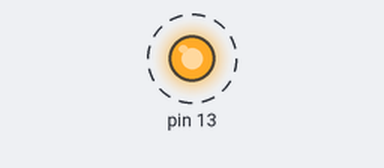
This sketch was run on a simulated Arduino Uno, built with avr-gcc and run on an emulated ATmega328P. On the bench: output pins drawn as LEDs (lit = HIGH). Dashed ring = blinking. What the sketch prints to the serial monitor is not drawn.

Above: at 0.2 s.
Timing chart, 0 to 3.0 s (numbered marks = the images above):
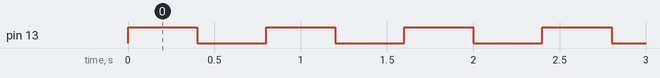

Measured:
- by itself, pin 13: alternates HIGH for 0.40 s and LOW for 0.40 s

The sketch:

t2.ino
```cpp
#include"t.h"
int k=0;

void setup(){
    Serial.begin(9600);
    pinMode(13,OUTPUT);
}
void loop(){
    Serial.println(k);
    //delay(1000);
    blink(400,13);
    k++;
    k--;
}
```

t.h
```cpp
void blink(int a,int b)
{
    digitalWrite(b, HIGH);
    delay(a);
    digitalWrite(b, LOW);
    delay(a);
}
```
